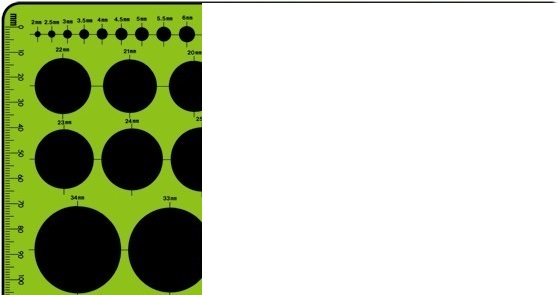
#> input picture machine_vision/MVHW5_Hough_Circle/images/original_image2.jpg, 559 x 295 px, found by its file name
$ python hough_circle.py
#> lines starting #> are read from the running program, lines starting #| are printed output that depends on the picture; after the words box and inside, x2 and y2 are one past the last pixel; in counts of white or black regions, pixels touching at a corner belong together
#*****************************************************************************/
# @file    hough_circle.py
# @author  Majid Nasiri 95340651
# @version V1.0.0
# @date    11 May 2017
# @brief
#*****************************************************************************/
import cv2
import numpy as np
import time
import matplotlib.pyplot as plt

original_image = cv2.imread('..\images\original_image2.jpg')
#> original_image is the input picture: shape (295, 559, 3); mean B, G, R 170.4, 199.5, 190.1
cv2.imshow('Original Image',original_image)

output = original_image.copy()

#Gaussian Blurring of Gray Image
blur_image = cv2.GaussianBlur(original_image,(3,3),0)
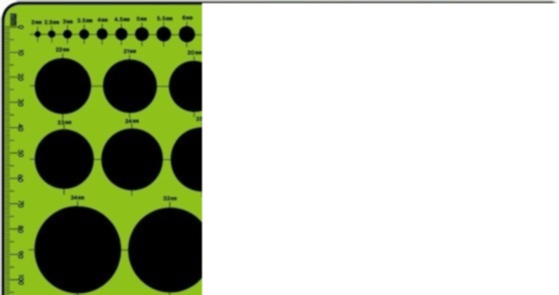
#> blur_image: shape (295, 559, 3); mean B, G, R 170.3, 199.3, 190
cv2.imshow('Gaussian Blurred Image',blur_image)

#Using OpenCV Canny Edge detector to detect edges
edged_image = cv2.Canny(blur_image,75,150)
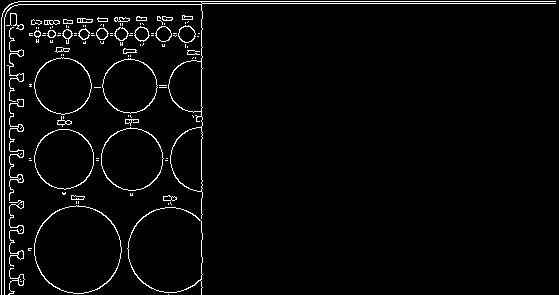
#> edged_image: shape (295, 559); 3.4% white in thin lines or dots
cv2.imshow('Edged Image', edged_image)
cv2.imwrite('..\images\Edged Image.jpg',edged_image)

height,width = edged_image.shape
#> height = 295; width = 559
acc_array = np.zeros((height, width))

start_time = time.time()

def fill_acc_array(x0,y0,radius):
    x = radius
    y=0
    decision = 1-x

    while(y<x):
        if(x + x0<height and y + y0<width):
            acc_array[ x + x0,y + y0]+=1;
        if(y + x0<height and x + y0<width):
            acc_array[ y + x0,x + y0]+=1;
        if(-x + x0<height and y + y0<width):
            acc_array[-x + x0,y + y0]+=1;
        if(-y + x0<height and x + y0<width):
            acc_array[-y + x0,x + y0]+=1;
        if(-x + x0<height and -y + y0<width):
            acc_array[-x + x0,-y + y0]+=1;
        if(-y + x0<height and -x + y0<width):
            acc_array[-y + x0,-x + y0]+=1;
        if(x + x0<height and -y + y0<width):
            acc_array[ x + x0,-y + y0]+=1;
        if(y + x0<height and -x + y0<width):
            acc_array[ y + x0,-x + y0]+=1;
        y+=1
        if(decision<=0):
            decision += 2 * y + 1
        else:
            x=x-1;
            decision += 2 * (y - x) + 1


edges = np.where(edged_image==255)
#> edges = 5640 positions, rows 1 to 294, columns 1 to 555

R = 25
for i in range(0,len(edges[0])):
    x=edges[0][i]
    y=edges[1][i]
    fill_acc_array(x,y,R)


plt.figure(num = 1, figsize=(width/100,height/100))
plt.figimage(acc_array, cmap=plt.get_cmap('gray') )
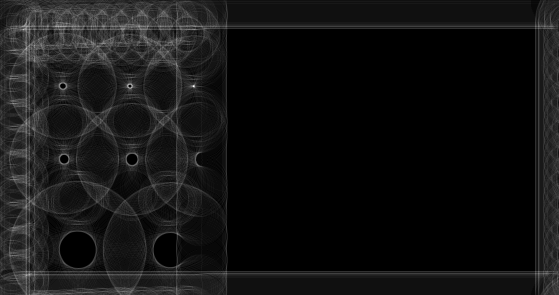
#> acc_array: shape (295, 559) float64; min 0, max 63, mean 4.8; drawn with min black and max white
plt.savefig('..\images\R_'+str(R)+'.jpg')

i,j = np.unravel_index(acc_array.argmax(), acc_array.shape)
#> i = 86; j = 193
cv2.circle(output,(j,i),R,(255,0,0),2)
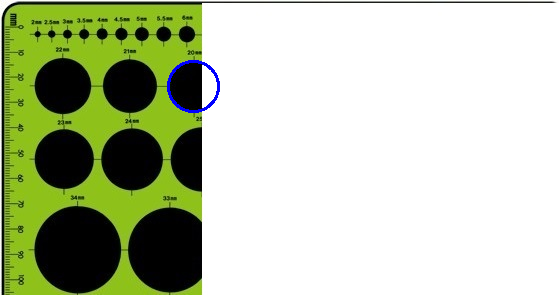
#> output: shape (295, 559, 3); 0.3% of pixels changed, all inside (x1, y1, x2, y2) = (167, 60, 220, 113)
cv2.imshow('Detected circle',output)
cv2.imwrite('..\images\R_'+str(R)+'detected_circle.jpg',output)
end_time = time.time()
time_taken = end_time - start_time
print ('Time taken for execution',time_taken)


cv2.waitKey(0)
cv2.destroyAllWindows()
plt.close('all')
